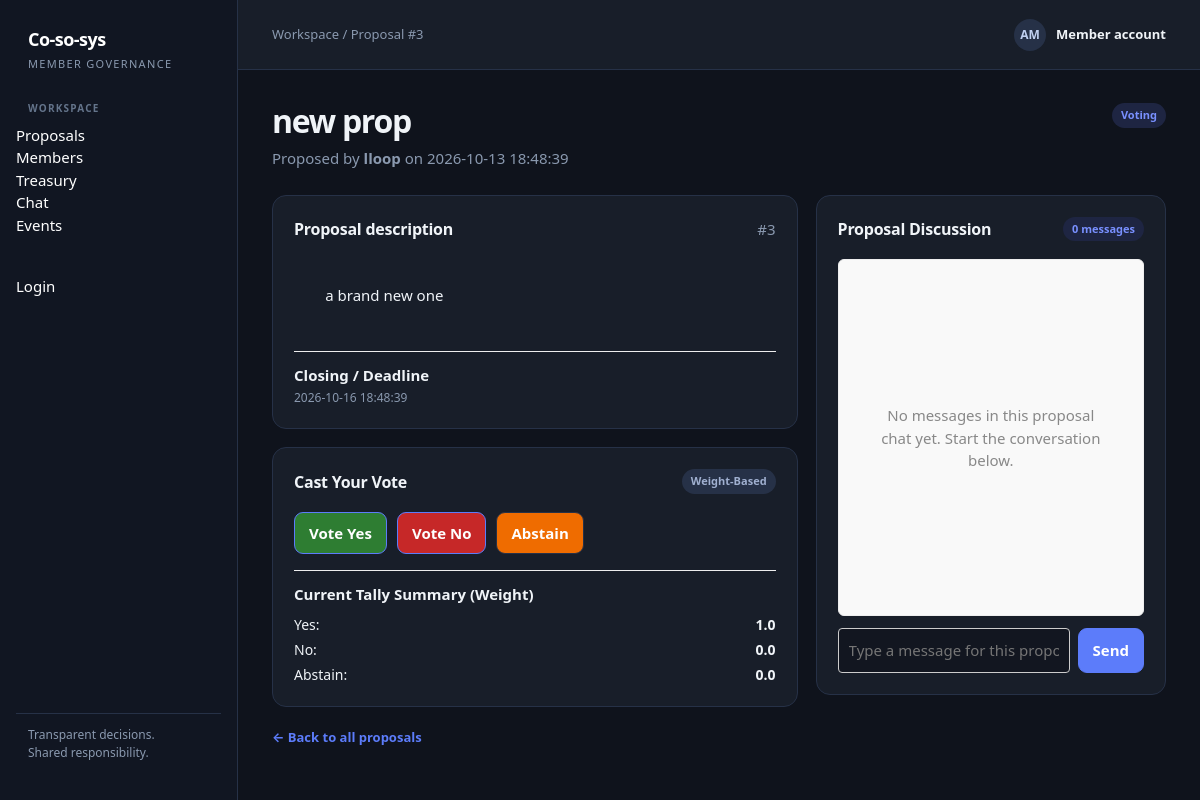
The page /proposals/3 on the database its author committed.
### tables this page shows
CREATE TABLE proposals (
    id INTEGER PRIMARY KEY AUTOINCREMENT,
    title TEXT NOT NULL,
    description TEXT NOT NULL,
    creator_id INTEGER NOT NULL,
    status TEXT NOT NULL CHECK(status IN ('Challenge period', 'Discussion', 'Voting', 'Rejected', 'Quorum Not Met', 'Approved')) DEFAULT 'Challenge period',
    created_at TIMESTAMP DEFAULT CURRENT_TIMESTAMP,
    closes_at TIMESTAMP NOT NULL,
    FOREIGN KEY (creator_id) REFERENCES users(id)
);

CREATE TABLE users (
    id INTEGER PRIMARY KEY AUTOINCREMENT,
    username TEXT UNIQUE NOT NULL,
    password TEXT,
    email TEXT,
    role TEXT DEFAULT 'member',
    status TEXT DEFAULT 'Active',
    eligible_to_vote INTEGER DEFAULT 1,
    voting_weight REAL DEFAULT 1.0,
    created_at TIMESTAMP DEFAULT CURRENT_TIMESTAMP
);

### backend/routes_proposals.py (the view)
@proposals_bp.route('/proposals/<proposal_id>', methods=['GET'])
def proposal_detail(proposal_id):
    conn = get_db_connection()
    proposal = conn.execute(
        """SELECT p.*, u.username as creator_name
           FROM proposals p
           LEFT JOIN users u ON p.creator_id = u.id
           WHERE p.id = ?""",
        (proposal_id,)
    ).fetchone()
    if not proposal:
        conn.close()
        return "Proposal not found", 404
    votes = conn.execute(
        """SELECT choice, SUM(weight_cast) as total_weight
           FROM votes WHERE proposal_id = ? GROUP BY choice""",
        (proposal_id,)
    ).fetchall()
    vote_summary = {row['choice']: row['total_weight'] for row in votes}
    messages = conn.execute(
        """SELECT m.*, u.username
           FROM chat_messages m
           JOIN users u ON m.user_id = u.id
           WHERE m.proposal_id = ?
           ORDER BY m.timestamp ASC""",
        (proposal_id,)
    ).fetchall()
    conn.close()
    return render_template(
        'proposal_detail.html',
        proposal=proposal,
        vote_summary=vote_summary,
        messages=messages,
        active_page='proposals'
    )

### database/db.py (called while the page is built)
def get_db_connection():
    db_path = os.path.join(os.path.dirname(__file__), DB_NAME)
    conn = sqlite3.connect(db_path)
    conn.row_factory = sqlite3.Row
    return conn

### client/templates/proposal_detail.html (shortened to what this page needs)
{% extends "base.html" %}
{% set active_page = "proposals" %}
{% block breadcrumb %}Proposal #{{ proposal.id }}{% endblock %}
{% block content %}
<div class="page-head">
  <div>
    <h1>{{ proposal.title }}</h1>
    <p class="subtitle">Proposed by <strong>{{ proposal.creator_name }}</strong> on {{ proposal.created_at }}</p>
  </div>
  <div>
    <span class="badge blue">{{ proposal.status|title }}</span>
  </div>
</div>
<div class="grid two-col" style="align-items: start;">
  <div style="display: flex; flex-direction: column; gap: 18px;">
    <div class="card">
      <div class="card-head">
        <h2>Proposal description</h2>
        <span class="muted">#{{ proposal.id }}</span>
      </div>
      <div style="margin-bottom: 20px; white-space: pre-wrap; line-height: 1.6;">
        {{ proposal.description }}
      </div>
      <div class="list" style="border-top: 1px solid var(--border-color, #eee); padding-top: 12px;">
        <div class="list-item">
          <div class="list-main">
            <div class="list-title">Closing / Deadline</div>
            <div class="list-meta">{{ proposal.closes_at }}</div>
          </div>
        </div>
      </div>
    </div>
    <div class="card">
      <div class="card-head">
        <h2>Cast Your Vote</h2>
        <span class="badge">Weight-Based</span>
      </div>
      {% if proposal.status in ['Challenge period', 'Voting', 'Discussion'] %}
        <div style="display: flex; gap: 10px; margin-bottom: 1rem;">
          <button class="button primary" style="background-color: #2e7d32;" onclick="submitVote({{ proposal.id }}, 'yes')">Vote Yes</button>
          <button class="button primary" style="background-color: #c62828;" onclick="submitVote({{ proposal.id }}, 'no')">Vote No</button>
          <button class="button" style="background-color: #ef6c00; color: white;" onclick="submitVote({{ proposal.id }}, 'abstain')">Abstain</button>
        </div>
      {% else %}
        <p class="secondary" style="margin-bottom: 1rem;">Voting is closed for this proposal.</p>
      {% endif %}
      <div style="border-top: 1px solid var(--border-color, #eee); padding-top: 12px;">
        <div class="list-title" style="margin-bottom: 8px;">Current Tally Summary (Weight)</div>
        <div style="display: flex; justify-content: space-between; font-size: 14px; margin-bottom: 4px;">
          <span>Yes:</span>
          <strong>{{ "%.1f"|format(vote_summary.get('yes', 0)) }}</strong>
        </div>
        <div style="display: flex; justify-content: space-between; font-size: 14px; margin-bottom: 4px;">
          <span>No:</span>
          <strong>{{ "%.1f"|format(vote_summary.get('no', 0)) }}</strong>
        </div>
        <div style="display: flex; justify-content: space-between; font-size: 14px;">
          <span>Abstain:</span>
          <strong>{{ "%.1f"|format(vote_summary.get('abstain', 0)) }}</strong>
        </div>
      </div>
    </div>
  </div>
  <div class="card" style="display: flex; flex-direction: column; height: 500px;">
    <div class="card-head">
      <h2>Proposal Discussion</h2>
      <span class="badge blue" id="message-count">{{ messages|length }} messages</span>
    </div>
    <div id="chat-window" style="flex: 1; overflow-y: auto; padding: 12px; background: var(--bg-surface, #f9f9f9); border: 1px solid var(--border-color, #eee); border-radius: 6px; margin-bottom: 12px; display: flex; flex-direction: column; gap: 10px;">
      {% for msg in messages %}
        <div style="padding: 8px 12px; background: white; border: 1px solid var(--border-color, #e5e5e5); border-radius: 4px;">
          <div style="display: flex; justify-content: space-between; align-items: center; margin-bottom: 4px; font-size: 12px;">
            <strong style="color: var(--primary-color, #333);">{{ msg.username }}</strong>
            <span class="muted" style="font-size: 10px;">{{ msg.timestamp }}</span>
          </div>
          <div style="font-size: 14px; white-space: pre-wrap; color: #222;">{{ msg.content }}</div>
        </div>
      {% else %}
        <div id="empty-chat" class="empty" style="text-align: center; margin: auto; color: #888;">No messages in this proposal chat yet. Start the conversation below.</div>
      {% endfor %}
    </div>
    <form id="proposal-chat-form" style="display: flex; gap: 8px;">
      <input type="text" id="chat-input" placeholder="Type a message for this proposal..." required style="flex: 1; padding: 10px; border: 1px solid var(--border-color, #ccc); border-radius: 4px;">
      <button type="submit" class="button primary" style="white-space: nowrap;">Send</button>
    </form>
  </div>
</div>
<div style="margin-top: 18px;">
  <a class="text-link" href="{{ url_for('proposals_bp.get_proposals') }}">← Back to all proposals</a>
</div>
{% endblock %}

### client/static/style.css (style rules this page uses)
:root { color-scheme: dark; --bg: #0f131c; --panel: #181e29; --ink: #f0f4f8; --muted: #8a99af; --line: #263147; --nav: #111622; --nav-muted: #8a99af; --accent: #5c7cfa; --accent-soft: #1e2542; --green: #2ea043; --green-soft: #112a1d; --amber: #d29922; --amber-soft: #382b12; --red: #da3633; --red-soft: #3d1717; --radius: 14px; }
* { box-sizing: border-box; }
body { margin: 0; background: var(--bg); color: var(--ink); font: 15px/1.5 system-ui, -apple-system, BlinkMacSystemFont, "Segoe UI", sans-serif; }
a { color: inherit; text-decoration: none; }
button, input, select, textarea { font: inherit; }
.page-head { display: flex; justify-content: space-between; align-items: flex-start; gap: 20px; margin-bottom: 25px; }
h1 { font-size: clamp(25px, 3vw, 32px); line-height: 1.2; letter-spacing: -.04em; margin: 0 0 7px; }
h2 { font-size: 16px; margin: 0; letter-spacing: -.015em; }
p { margin: 0; }
.subtitle { color: var(--muted); max-width: 720px; }
.button { display: inline-flex; align-items: center; justify-content: center; border: 1px solid var(--line); border-radius: 9px; background: #222b3b; color: var(--ink); padding: 9px 14px; font-weight: 650; cursor: pointer; white-space: nowrap; }
.button.primary { background: var(--accent); border-color: var(--accent); color: white; }
.grid { display: grid; gap: 18px; }
.two-col { grid-template-columns: minmax(0, 1.5fr) minmax(280px, 1fr); }
.card { background: var(--panel); border: 1px solid var(--line); border-radius: var(--radius); padding: 21px; min-width: 0; }
.card-head { display: flex; align-items: center; justify-content: space-between; gap: 14px; margin-bottom: 18px; }
.text-link { color: var(--accent); font-size: 13px; font-weight: 700; }
.badge { display: inline-flex; align-items: center; gap: 6px; padding: 4px 9px; border-radius: 999px; background: #263147; color: #a0b0d0; font-size: 11px; font-weight: 750; white-space: nowrap; }
.badge.blue { background: var(--accent-soft); color: #7990ff; }
.list { display: grid; gap: 0; }
.list-item { display: flex; align-items: flex-start; gap: 12px; padding: 14px 0; border-top: 1px solid var(--line); }
.list-item:first-child { border-top: 0; padding-top: 0; }
.list-item:last-child { padding-bottom: 0; }
.list-main { min-width: 0; flex: 1; }
.list-title { font-weight: 700; }
.list-meta { color: var(--muted); font-size: 12px; margin-top: 3px; }
.empty { text-align: center; padding: 36px 20px; color: var(--muted); }
input, select, textarea { width: 100%; border: 1px solid var(--line); border-radius: 9px; padding: 10px 12px; background: #121620; color: var(--ink); }
.muted { color: var(--muted); }

### rows shown on the page
proposals: id "3", title "new prop", created_at "2026-10-13 18:48:39", status "Voting", description "a brand new one", closes_at "2026-10-16 18:48:39"
users: creator_name "lloop"

### other values the page prints
{{ "%.1f"|format(vote_summary.get('yes', 0)) }} "1.0"
{{ "%.1f"|format(vote_summary.get('no', 0)) }} "0.0"
{{ "%.1f"|format(vote_summary.get('abstain', 0)) }} "0.0"
{{ messages|length }} "0"
